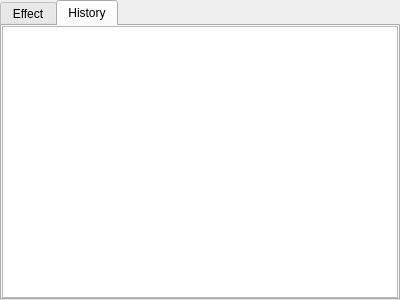
<?xml version="1.0" encoding="UTF-8"?>
<ui version="4.0">
 <class>Form</class>
 <widget class="QWidget" name="Form">
  <property name="geometry">
   <rect>
    <x>0</x>
    <y>0</y>
    <width>400</width>
    <height>300</height>
   </rect>
  </property>
  <property name="windowTitle">
   <string>Form</string>
  </property>
  <layout class="QHBoxLayout" name="horizontalLayout">
   <property name="leftMargin">
    <number>0</number>
   </property>
   <property name="topMargin">
    <number>0</number>
   </property>
   <property name="rightMargin">
    <number>0</number>
   </property>
   <property name="bottomMargin">
    <number>0</number>
   </property>
   <item>
    <widget class="QTabWidget" name="subTabWidget">
     <property name="currentIndex">
      <number>1</number>
     </property>
     <widget class="QWidget" name="effectTab">
      <attribute name="title">
       <string>Effect</string>
      </attribute>
      <layout class="QHBoxLayout" name="horizontalLayout_3">
       <property name="leftMargin">
        <number>0</number>
       </property>
       <property name="topMargin">
        <number>0</number>
       </property>
       <property name="rightMargin">
        <number>0</number>
       </property>
       <property name="bottomMargin">
        <number>0</number>
       </property>
       <item>
        <widget class="QListView" name="listView_1"/>
       </item>
      </layout>
     </widget>
     <widget class="QWidget" name="historyTab">
      <attribute name="title">
       <string>History</string>
      </attribute>
      <layout class="QHBoxLayout" name="horizontalLayout_4">
       <property name="leftMargin">
        <number>0</number>
       </property>
       <property name="topMargin">
        <number>0</number>
       </property>
       <property name="rightMargin">
        <number>0</number>
       </property>
       <property name="bottomMargin">
        <number>0</number>
       </property>
       <item>
        <widget class="QListView" name="listView_2"/>
       </item>
      </layout>
     </widget>
    </widget>
   </item>
  </layout>
 </widget>
 <resources/>
 <connections/>
</ui>
